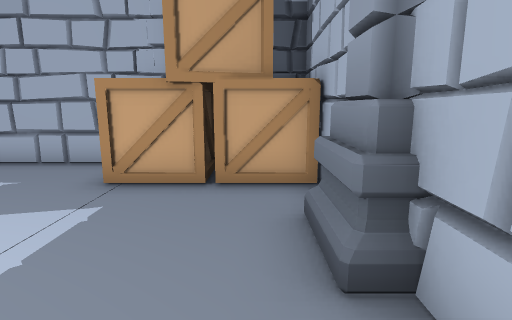
View 1 (above)

16 first-person views from a walk through a scene from a Unity 3-D project. The camera is 1.4 m above the floor, tilts 10° down and sees 80° across. Doors are open. The floor is counted in squares, 1 m on a side. Each view is taken from the middle of a square. On the plan, view 1 faces up. The plan holds only what a view shows up to about 14 squares ahead; the rest is blank. The place goes on beyond the plan. The player is left out.

View 2
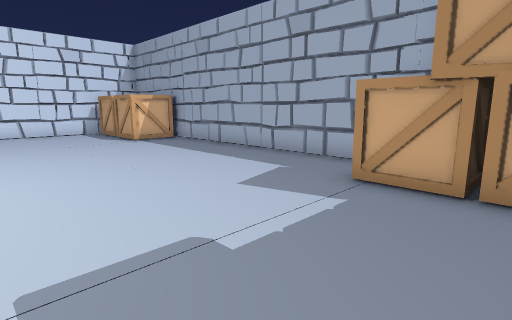

View 3
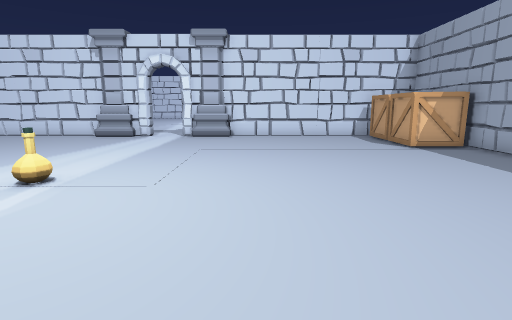

View 4
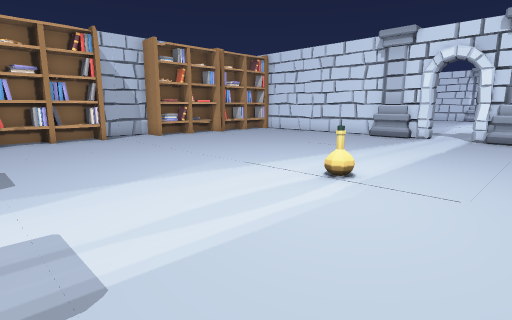

View 5
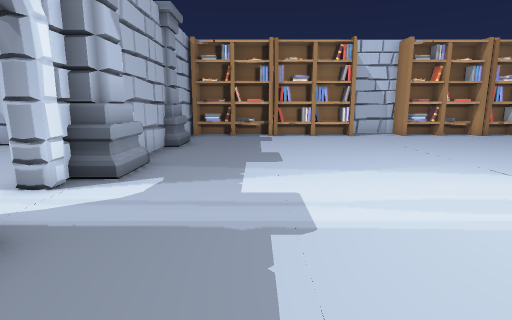

View 6
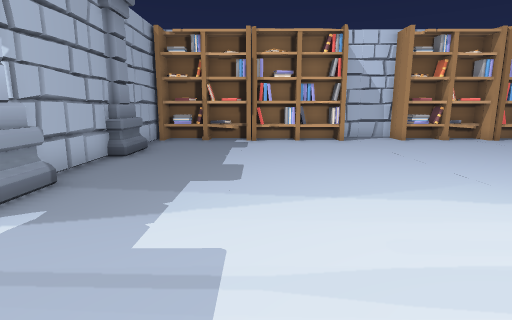

View 7
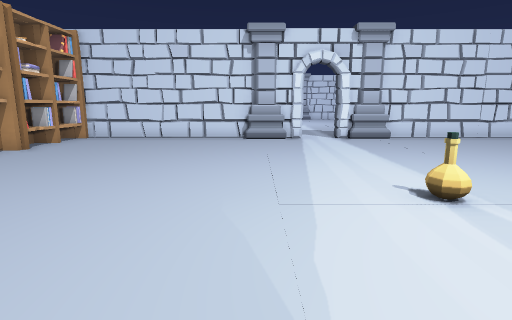

View 8
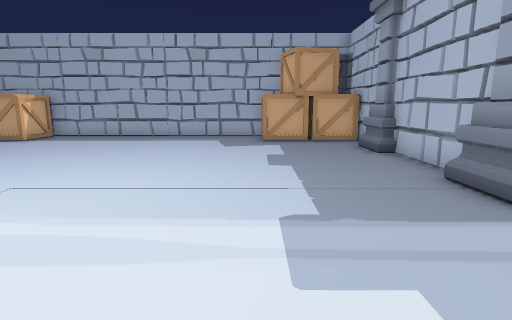

View 9
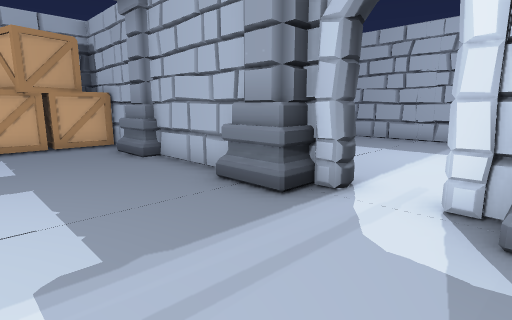

View 10
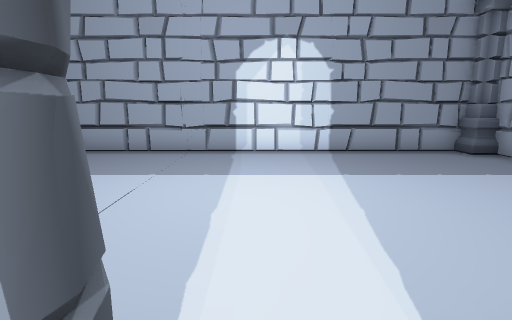

View 11
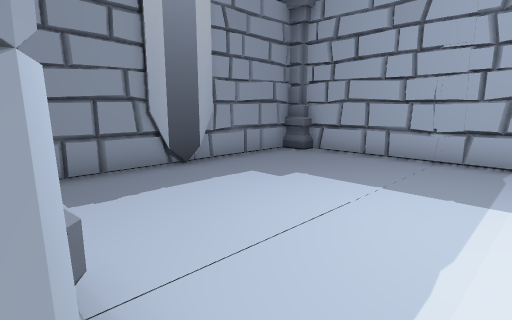

View 12
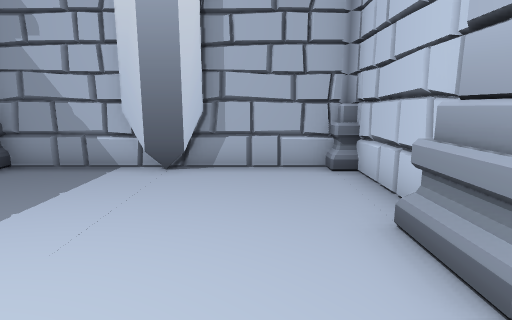

View 13
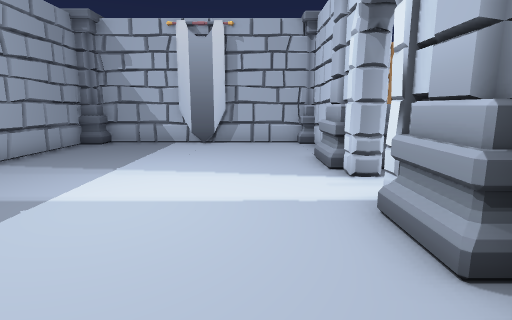

View 14
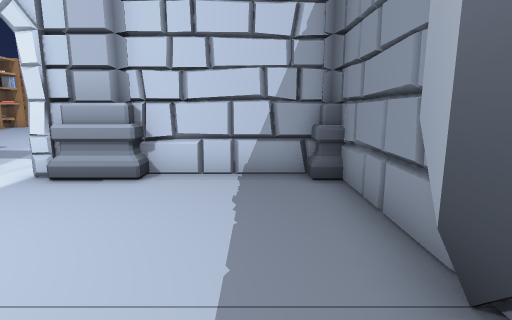

View 15
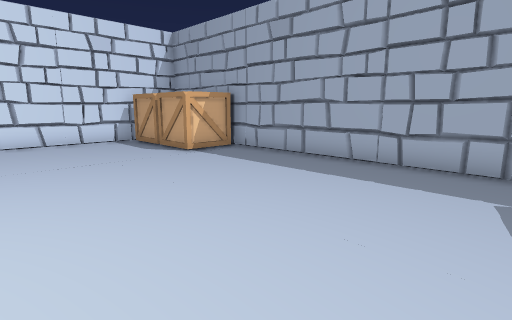

View 16
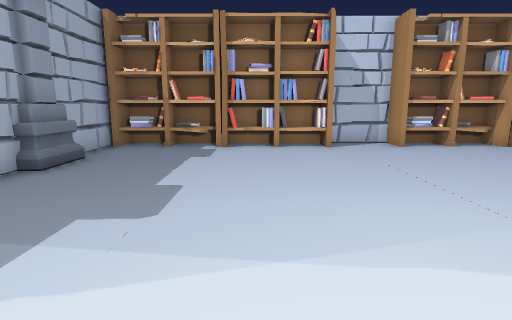

### Floor plan
Key: @ floor where view 1 was taken; # wall or solid block; . floor; D open door; B box; C column; K books; F flag.
Columns run from 17 left of view 1 to 11 right of it. Each row starts with its distance up from view 1.
  8     ##########
  7  BBBB..........BBB
  6 #BBBB..........BBBB
  5 #.................#
  4 #.................##
  3 #.................C####F#####
  2 #.................##.......C#
  1 #.................##........#
  0 #................@##........#
 -1 #.................##........#
 -2 CC................C#........#
 -3 #DD...............C#........#
 -4 .D..........................#
 -5 #..................#........#
 -6 #C................C#........#
 -7 CC................##........#
 -8 #.................##........#
 -9 #.................##........#
-10 #.................##........#
-11 #.................C####F###C#
-12 #.................##       CC
-13 #.................#
-14 #.................#
-15 #KKKKKKKK..KKKKKKK#
-16 ###################

Positions as (right, up) in squares from view 1, and headings:
1: (0, 0), facing up
2: (0, 0), facing up-left
3: (-2, 0), facing left
4: (-2, -1), facing down-left
5: (-2, 0), facing down
6: (-3, -2), facing down
7: (-3, -7), facing left
8: (-3, -7), facing up
9: (-3, -6), facing up-right
10: (1, -4), facing right
11: (2, -4), facing up-right
12: (4, -4), facing down
13: (4, 1), facing down
14: (8, 1), facing left
15: (-4, 0), facing up-left
16: (-4, -4), facing down
